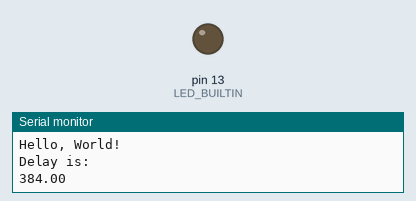
Recording of a sketch running on a simulated Arduino Uno, built with avr-gcc and run on an emulated ATmega328P. Shown: output pins drawn as LEDs (lit = HIGH), the last lines printed to the serial monitor. Random numbers use the default seed unless the sketch sets one.

Above: at 0.1 s.
At 33.8 s:
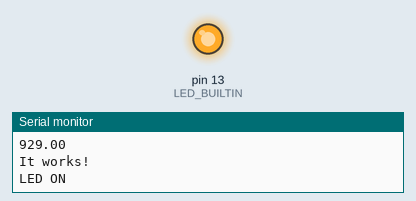
Timing chart, 0 to 40.0 s (numbered marks = the images above):
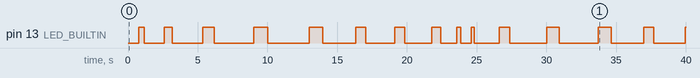

Measured:
- by itself, pin 13 (LED_BUILTIN): LOW → HIGH at 0.77 s, → LOW 0.38 s later, → HIGH 1.5 s later, → LOW 0.54 s later, … (29 changes in this stretch)

The sketch:

sketch_jun18a_rand_blink.ino
```cpp
double rnum;

void setup() {
  // put your setup code here, to run once:

  Serial.begin(9600);
  Serial.println("Hello, World!");
  pinMode(LED_BUILTIN, OUTPUT);
  randomSeed(analogRead(0));

}

void loop() {
  // put your main code here, to run repeatedly:

  rnum = random(100, 1000);
  Serial.println("Delay is:");
  Serial.println(rnum);
  delay(rnum);

  Serial.println("It works!");
  delay(rnum);

  Serial.println("LED ON");
  digitalWrite(LED_BUILTIN, HIGH);
  delay(rnum);

  Serial.println("LED OFF");
  digitalWrite(LED_BUILTIN, LOW);
  delay(rnum);

}
```
